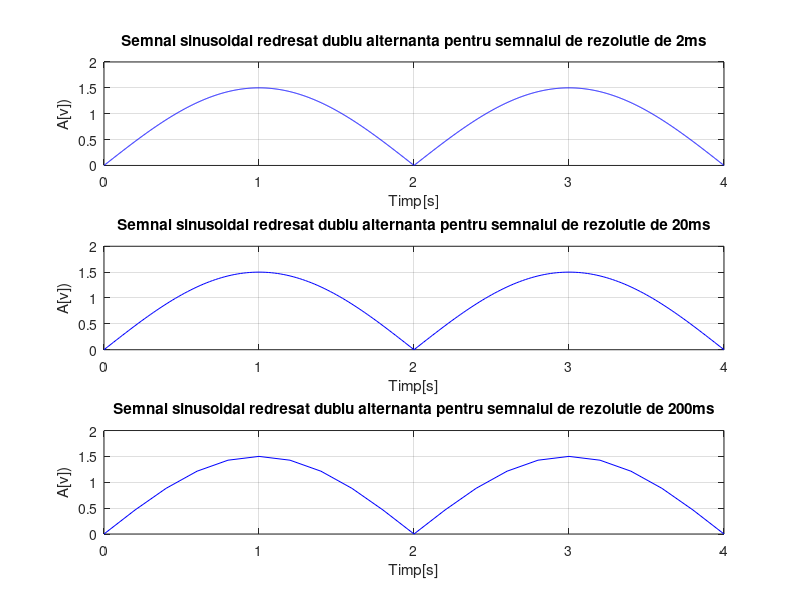

This chart was generated by the following MATLAB code:
%Semnal sinusoidal redresat dublu alternanta:
%T(perioada)=4s,A=1.5

%semnal cu rezolutie temporara de 2ms (2ms=0.002s):
t=0:0.002:4;
f=0.25; %frecventa (f=1/T)
w=2*pi*f; %pulsatia
x=1.5*abs(sin(w*t));
subplot(3,1,1) %asezarea graficului 1 pe prima pozitie
plot(t,x,'b') %functia folosita pentru reprezentarea grafica a lui x in functie de t
grid
title('Semnal sinusoidal redresat dublu alternanta pentru semnalul de rezolutie de 2ms') %titlul
xlabel('Timp[s]') %denumirea axei Ox
ylabel('A[v])') %denumirea axei Oy


%semnal cu rezolutie temporara de 20ms (20ms=0.02s):
t=0:0.02:4;
f=0.25; %frecventa (f=1/T)
w=2*pi*f; %pulsatia
x=1.5*abs(sin(w*t));
subplot(3,1,2) %asezarea graficului 2 pe a doua pozitie
plot(t,x,'b') %functia folosita pentru reprezentarea grafica a lui x in functie de t
grid
title('Semnal sinusoidal redresat dublu alternanta pentru semnalul de rezolutie de 20ms') %titlul
xlabel('Timp[s]') %denumirea axei Ox
ylabel('A[v])') %denumirea axei Oy


%semnal cu rezolutie temporara de 200ms (200ms=0.2s):
t=0:0.2:4;
f=0.25; %frecventa (f=1/T)
w=2*pi*f; %pulsatia
x=1.5*abs(sin(w*t));
subplot(3,1,3) %asezarea graficului 3 pe a treia pozitie
plot(t,x,'b') %functia folosita pentru reprezentarea grafica a lui x in functie de t
grid
title('Semnal sinusoidal redresat dublu alternanta pentru semnalul de rezolutie de 200ms') %titlul
xlabel('Timp[s]') %denumirea axei Ox
ylabel('A[v])') %denumirea axei Oy